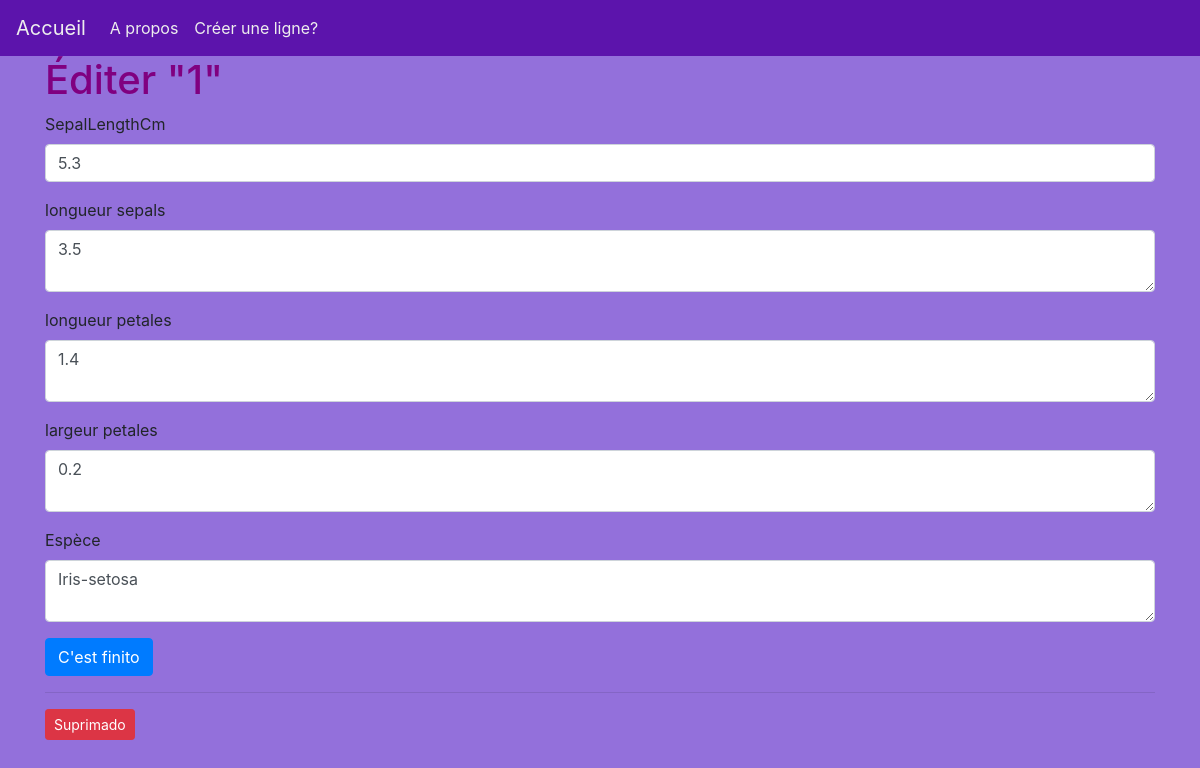
The app's page /1/edit with its own data.
### tables this page shows
CREATE TABLE posts (
    id INTEGER PRIMARY KEY AUTOINCREMENT,
    created TIMESTAMP NOT NULL DEFAULT CURRENT_TIMESTAMP,
    SepalLengthCm REAL,
    SepalWidthCm REAL,
    PetalLengthCm REAL,
    PetalWidthCm real,
    Species varchar


);

### app.py (the view, shortened to what this page needs)
@app.route('/<int:id>/edit', methods=('GET', 'POST'))
def edit(id):
    post = get_post(id)
    return render_template('edit.html', post=post)

### app.py (called while the page is built)
def get_db_connection():
    conn = sqlite3.connect('database.db')
    conn.row_factory = sqlite3.Row
    return conn

def get_post(post_id):
    conn = get_db_connection()
    post = conn.execute('SELECT * FROM posts WHERE id = ?',
                        (post_id,)).fetchone()
    conn.close()
    if post is None:
        abort(404)
    return post

### templates/edit.html (shortened to what this page needs)
{% extends 'base.html' %}
{% block content %}
<h1>{% block title %} Éditer "{{ post['id'] }}" {% endblock %}</h1>
<form method="post">
    <div class="form-group">
        <label for="SepalLengthCm">SepalLengthCm</label>
        <input type="text" name="SepalLengthCm" placeholder="La largeur des sepals (en cm)"
               class="form-control"
               value="{{ request.form['SepalLengthCm'] or post['SepalLengthCm'] }}">
    </div>
    <div class="form-group">
        <label for="SepalWidthCm">longueur sepals</label>
        <textarea name="SepalWidthCm" placeholder="La longueur des sepals (en cm)"
                  class="form-control">{{ request.form['SepalWidthCm'] or post['SepalWidthCm'] }}</textarea>
    </div>
    <div class="form-group">
        <label for="PetalLengthCm">longueur petales</label>
        <textarea name="PetalLengthCm" placeholder="La longueur des petales (en cm)"
                  class="form-control">{{ request.form['PetalLengthCm'] or post['PetalLengthCm'] }}</textarea>
    </div>
    <div class="form-group">
        <label for="PetalWidthCm">largeur petales</label>
        <textarea name="PetalWidthCm" placeholder="La largeur des petales (en cm)"
                  class="form-control">{{ request.form['PetalWidthCm'] or post['PetalWidthCm'] }}</textarea>
    </div>
    <div class="form-group">
        <label for="Species">Espèce</label>
        <textarea name="Species" placeholder="Espèce de la fleur (en cm)"
                  class="form-control">{{ request.form['Species'] or post['Species'] }}</textarea>
    </div>
    <div class="form-group">
        <button type="submit" class="btn btn-primary">C'est finito</button>
    </div>
</form>
<hr>
    <form action="{{ url_for('delete', id=post['id']) }}" method="POST">
    <input type="submit" value="Suprimado"
            class="btn btn-danger btn-sm"
            onclick="return confirm('T es sur de vouloir supprimer ?')">
</form>
{% endblock %}

### templates/edit.html (style rules this page uses)
body { background-color: mediumpurple ; }
h1 { color: purple; }

### records on screen
posts: id "1", SepalLengthCm "5.3", SepalWidthCm "3.5", PetalLengthCm "1.4", PetalWidthCm "0.2", Species "Iris-setosa"
